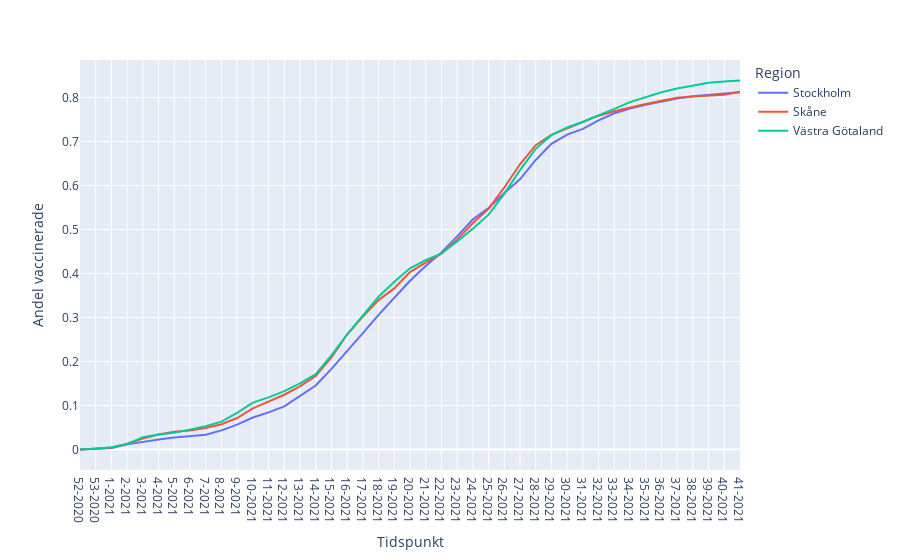

This figure's notebook cell:
### Code cell
vaccination_över_tid_regioner_low_3 = vaccination_över_tid_regioner[vaccination_över_tid_regioner["Region"].isin(["Stockholm", "Västra Götaland", "Skåne"])] #På så sätt behöller jag de tre regionerna som jag har kunnat se hade lägst andel vaccinerade


fig_3 = px.line(vaccination_över_tid_regioner_low_3, x = "Tidspunkt", y = "Andel vaccinerade", color = "Region")
fig_3.show()
fig_3.write_html("Data/html/andel_storregionerna.html")

### Figure 1 — Plotly figure (JSON) as saved in the notebook; plotly's stock layout.template omitted (floating-point values rounded to 4 significant figures)
{"data": [{"hovertemplate": "Region=Stockholm<br>Tidspunkt=%{x}<br>Andel vaccinerade=%{y}<extra></extra>", "legendgroup": "Stockholm", "line": {"color": "#636efa", "dash": "solid"}, "marker": {"symbol": "circle"}, "mode": "lines", "name": "Stockholm", "orientation": "v", "showlegend": true, "type": "scatter", "x": ["52-2020", "53-2020", "1-2021", "2-2021", "3-2021", "4-2021", "5-2021", "6-2021", "7-2021", "8-2021", "9-2021", "10-2021", "11-2021", "12-2021", "13-2021", "14-2021", "15-2021", "16-2021", "17-2021", "18-2021", "19-2021", "20-2021", "21-2021", "22-2021", "23-2021", "24-2021", "25-2021", "26-2021", "27-2021", "28-2021", "29-2021", "30-2021", "31-2021", "32-2021", "33-2021", "34-2021", "35-2021", "36-2021", "37-2021", "38-2021", "39-2021", "40-2021", "41-2021"], "xaxis": "x", "y": [0.0001476, 0.001173, 0.003758, 0.01179, 0.01791, 0.02299, 0.02728, 0.02973, 0.03382, 0.04357, 0.05665, 0.07276, 0.08442, 0.09799, 0.1228, 0.1457, 0.1833, 0.2232, 0.2644, 0.306, 0.3458, 0.3837, 0.4174, 0.448, 0.4846, 0.5232, 0.549, 0.583, 0.6142, 0.6582, 0.6948, 0.716, 0.7289, 0.7481, 0.7644, 0.775, 0.7835, 0.7913, 0.7978, 0.8029, 0.8067, 0.8095, 0.8122], "yaxis": "y"}, {"hovertemplate": "Region=Skåne<br>Tidspunkt=%{x}<br>Andel vaccinerade=%{y}<extra></extra>", "legendgroup": "Skåne", "line": {"color": "#EF553B", "dash": "solid"}, "marker": {"symbol": "circle"}, "mode": "lines", "name": "Skåne", "orientation": "v", "showlegend": true, "type": "scatter", "x": ["52-2020", "53-2020", "1-2021", "2-2021", "3-2021", "4-2021", "5-2021", "6-2021", "7-2021", "8-2021", "9-2021", "10-2021", "11-2021", "12-2021", "13-2021", "14-2021", "15-2021", "16-2021", "17-2021", "18-2021", "19-2021", "20-2021", "21-2021", "22-2021", "23-2021", "24-2021", "25-2021", "26-2021", "27-2021", "28-2021", "29-2021", "30-2021", "31-2021", "32-2021", "33-2021", "34-2021", "35-2021", "36-2021", "37-2021", "38-2021", "39-2021", "40-2021", "41-2021"], "xaxis": "x", "y": [0.0002595, 0.001274, 0.003979, 0.01321, 0.02528, 0.03442, 0.04037, 0.04327, 0.0491, 0.05761, 0.07167, 0.09347, 0.109, 0.1246, 0.1435, 0.1673, 0.2092, 0.2615, 0.3022, 0.3397, 0.3663, 0.4033, 0.4247, 0.445, 0.4771, 0.5151, 0.5474, 0.5956, 0.6483, 0.6918, 0.7151, 0.7294, 0.7454, 0.7588, 0.7688, 0.7775, 0.7852, 0.7928, 0.7994, 0.8027, 0.8051, 0.8064, 0.8133], "yaxis": "y"}, {"hovertemplate": "Region=Västra Götaland<br>Tidspunkt=%{x}<br>Andel vaccinerade=%{y}<extra></extra>", "legendgroup": "Västra Götaland", "line": {"color": "#00cc96", "dash": "solid"}, "marker": {"symbol": "circle"}, "mode": "lines", "name": "Västra Götaland", "orientation": "v", "showlegend": true, "type": "scatter", "x": ["52-2020", "53-2020", "1-2021", "2-2021", "3-2021", "4-2021", "5-2021", "6-2021", "7-2021", "8-2021", "9-2021", "10-2021", "11-2021", "12-2021", "13-2021", "14-2021", "15-2021", "16-2021", "17-2021", "18-2021", "19-2021", "20-2021", "21-2021", "22-2021", "23-2021", "24-2021", "25-2021", "26-2021", "27-2021", "28-2021", "29-2021", "30-2021", "31-2021", "32-2021", "33-2021", "34-2021", "35-2021", "36-2021", "37-2021", "38-2021", "39-2021", "40-2021", "41-2021"], "xaxis": "x", "y": [0.0002184, 0.001721, 0.005182, 0.01212, 0.02814, 0.03425, 0.03796, 0.04579, 0.05328, 0.06342, 0.08336, 0.1066, 0.1186, 0.1326, 0.1502, 0.1712, 0.2142, 0.262, 0.306, 0.3474, 0.3816, 0.4121, 0.4304, 0.4457, 0.4727, 0.5021, 0.5339, 0.5813, 0.6353, 0.6835, 0.7146, 0.7323, 0.7451, 0.7591, 0.7743, 0.7896, 0.8015, 0.812, 0.8207, 0.8271, 0.8338, 0.8367, 0.8388], "yaxis": "y"}], "layout": {"legend": {"title": {"text": "Region"}, "tracegroupgap": 0}, "margin": {"t": 60}, "xaxis": {"anchor": "y", "domain": [0, 1], "title": {"text": "Tidspunkt"}}, "yaxis": {"anchor": "x", "domain": [0, 1], "title": {"text": "Andel vaccinerade"}}}}
